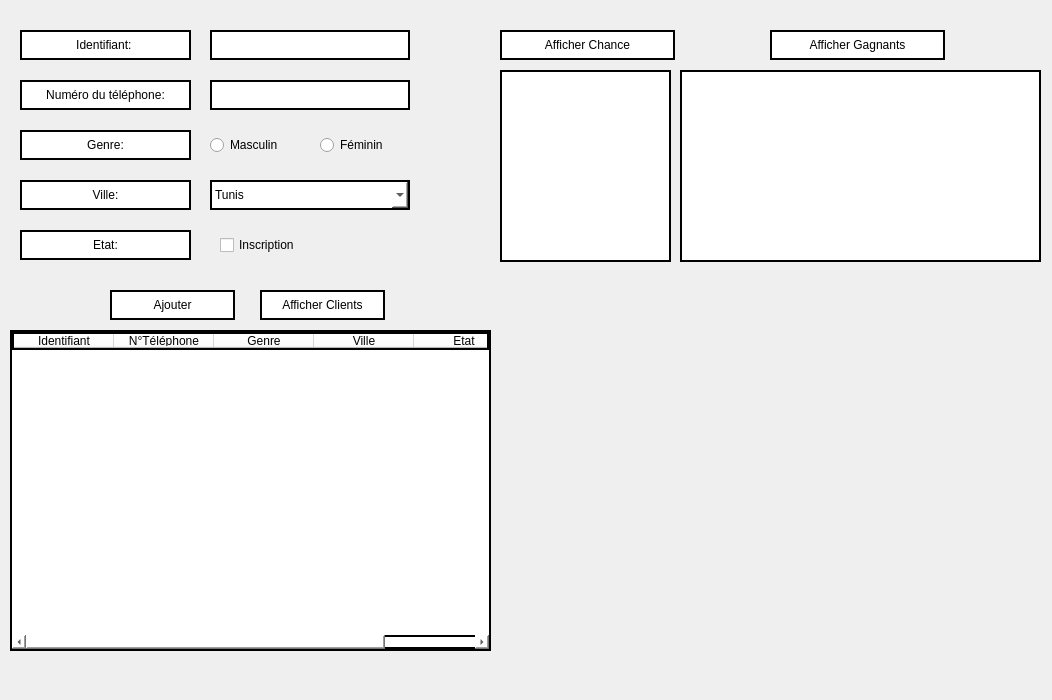
<?xml version="1.0" encoding="UTF-8"?>
<ui version="4.0">
 <class>Form</class>
 <widget class="QWidget" name="Form">
  <property name="geometry">
   <rect>
    <x>0</x>
    <y>0</y>
    <width>1052</width>
    <height>700</height>
   </rect>
  </property>
  <property name="windowTitle">
   <string>Form</string>
  </property>
  <widget class="QLabel" name="label">
   <property name="geometry">
    <rect>
     <x>20</x>
     <y>30</y>
     <width>171</width>
     <height>30</height>
    </rect>
   </property>
   <property name="styleSheet">
    <string notr="true">border: 2px solid black;
font: 75 11pt &quot;MS Shell Dlg 2&quot;;
background-color: white;</string>
   </property>
   <property name="text">
    <string>Identifiant: </string>
   </property>
   <property name="alignment">
    <set>Qt::AlignCenter</set>
   </property>
  </widget>
  <widget class="QLineEdit" name="Id">
   <property name="geometry">
    <rect>
     <x>210</x>
     <y>30</y>
     <width>200</width>
     <height>30</height>
    </rect>
   </property>
   <property name="styleSheet">
    <string notr="true">border: 2px solid black;
font: 75 11pt &quot;MS Shell Dlg 2&quot;;
background-color: white;</string>
   </property>
   <property name="alignment">
    <set>Qt::AlignCenter</set>
   </property>
  </widget>
  <widget class="QLabel" name="label_2">
   <property name="geometry">
    <rect>
     <x>20</x>
     <y>80</y>
     <width>171</width>
     <height>30</height>
    </rect>
   </property>
   <property name="styleSheet">
    <string notr="true">border: 2px solid black;
font: 75 11pt &quot;MS Shell Dlg 2&quot;;
background-color: white;</string>
   </property>
   <property name="text">
    <string>Numéro du téléphone:</string>
   </property>
   <property name="alignment">
    <set>Qt::AlignCenter</set>
   </property>
  </widget>
  <widget class="QLineEdit" name="Tel">
   <property name="geometry">
    <rect>
     <x>210</x>
     <y>80</y>
     <width>200</width>
     <height>30</height>
    </rect>
   </property>
   <property name="styleSheet">
    <string notr="true">border: 2px solid black;
font: 75 11pt &quot;MS Shell Dlg 2&quot;;
background-color: white;</string>
   </property>
   <property name="alignment">
    <set>Qt::AlignCenter</set>
   </property>
  </widget>
  <widget class="QLabel" name="label_3">
   <property name="geometry">
    <rect>
     <x>20</x>
     <y>130</y>
     <width>171</width>
     <height>30</height>
    </rect>
   </property>
   <property name="styleSheet">
    <string notr="true">border: 2px solid black;
font: 75 11pt &quot;MS Shell Dlg 2&quot;;
background-color: white;</string>
   </property>
   <property name="text">
    <string>Genre:</string>
   </property>
   <property name="alignment">
    <set>Qt::AlignCenter</set>
   </property>
  </widget>
  <widget class="QRadioButton" name="rM">
   <property name="geometry">
    <rect>
     <x>210</x>
     <y>130</y>
     <width>91</width>
     <height>30</height>
    </rect>
   </property>
   <property name="styleSheet">
    <string notr="true">font: 75 11pt &quot;MS Shell Dlg 2&quot;;</string>
   </property>
   <property name="text">
    <string>Masculin</string>
   </property>
  </widget>
  <widget class="QRadioButton" name="rF">
   <property name="geometry">
    <rect>
     <x>320</x>
     <y>130</y>
     <width>91</width>
     <height>30</height>
    </rect>
   </property>
   <property name="styleSheet">
    <string notr="true">font: 75 11pt &quot;MS Shell Dlg 2&quot;;</string>
   </property>
   <property name="text">
    <string>Féminin</string>
   </property>
  </widget>
  <widget class="QLabel" name="label_4">
   <property name="geometry">
    <rect>
     <x>20</x>
     <y>180</y>
     <width>171</width>
     <height>30</height>
    </rect>
   </property>
   <property name="styleSheet">
    <string notr="true">border: 2px solid black;
font: 75 11pt &quot;MS Shell Dlg 2&quot;;
background-color: white;</string>
   </property>
   <property name="text">
    <string>Ville:</string>
   </property>
   <property name="alignment">
    <set>Qt::AlignCenter</set>
   </property>
  </widget>
  <widget class="QComboBox" name="vll">
   <property name="geometry">
    <rect>
     <x>210</x>
     <y>180</y>
     <width>200</width>
     <height>30</height>
    </rect>
   </property>
   <property name="styleSheet">
    <string notr="true">border: 2px solid black;
font: 75 11pt &quot;MS Shell Dlg 2&quot;;
background-color: white;</string>
   </property>
   <item>
    <property name="text">
     <string>Tunis</string>
    </property>
   </item>
   <item>
    <property name="text">
     <string>Béja</string>
    </property>
   </item>
   <item>
    <property name="text">
     <string>Gafsa</string>
    </property>
   </item>
  </widget>
  <widget class="QLabel" name="label_5">
   <property name="geometry">
    <rect>
     <x>20</x>
     <y>230</y>
     <width>171</width>
     <height>30</height>
    </rect>
   </property>
   <property name="styleSheet">
    <string notr="true">border: 2px solid black;
font: 75 11pt &quot;MS Shell Dlg 2&quot;;
background-color: white;</string>
   </property>
   <property name="text">
    <string>Etat:</string>
   </property>
   <property name="alignment">
    <set>Qt::AlignCenter</set>
   </property>
  </widget>
  <widget class="QCheckBox" name="ett">
   <property name="geometry">
    <rect>
     <x>220</x>
     <y>230</y>
     <width>101</width>
     <height>30</height>
    </rect>
   </property>
   <property name="styleSheet">
    <string notr="true">font: 75 11pt &quot;MS Shell Dlg 2&quot;;
</string>
   </property>
   <property name="text">
    <string>Inscription</string>
   </property>
  </widget>
  <widget class="QPushButton" name="ajouter">
   <property name="geometry">
    <rect>
     <x>110</x>
     <y>290</y>
     <width>125</width>
     <height>30</height>
    </rect>
   </property>
   <property name="styleSheet">
    <string notr="true">border: 2px solid black;
font: 75 11pt &quot;MS Shell Dlg 2&quot;;
background-color: white;</string>
   </property>
   <property name="text">
    <string>Ajouter</string>
   </property>
  </widget>
  <widget class="QPushButton" name="afficherCl">
   <property name="geometry">
    <rect>
     <x>260</x>
     <y>290</y>
     <width>125</width>
     <height>30</height>
    </rect>
   </property>
   <property name="styleSheet">
    <string notr="true">border: 2px solid black;
font: 75 11pt &quot;MS Shell Dlg 2&quot;;
background-color: white;</string>
   </property>
   <property name="text">
    <string>Afficher Clients</string>
   </property>
  </widget>
  <widget class="QPushButton" name="afficherCh">
   <property name="geometry">
    <rect>
     <x>500</x>
     <y>30</y>
     <width>175</width>
     <height>30</height>
    </rect>
   </property>
   <property name="styleSheet">
    <string notr="true">border: 2px solid black;
font: 75 11pt &quot;MS Shell Dlg 2&quot;;
background-color: white;</string>
   </property>
   <property name="text">
    <string>Afficher Chance</string>
   </property>
  </widget>
  <widget class="QListWidget" name="listC">
   <property name="geometry">
    <rect>
     <x>500</x>
     <y>70</y>
     <width>171</width>
     <height>192</height>
    </rect>
   </property>
   <property name="styleSheet">
    <string notr="true">border: 2px solid black;
font: 75 11pt &quot;MS Shell Dlg 2&quot;;
background-color: white;</string>
   </property>
  </widget>
  <widget class="QPushButton" name="afficherG">
   <property name="geometry">
    <rect>
     <x>770</x>
     <y>30</y>
     <width>175</width>
     <height>30</height>
    </rect>
   </property>
   <property name="styleSheet">
    <string notr="true">border: 2px solid black;
font: 75 11pt &quot;MS Shell Dlg 2&quot;;
background-color: white;</string>
   </property>
   <property name="text">
    <string>Afficher Gagnants</string>
   </property>
  </widget>
  <widget class="QListWidget" name="listG">
   <property name="geometry">
    <rect>
     <x>680</x>
     <y>70</y>
     <width>361</width>
     <height>192</height>
    </rect>
   </property>
   <property name="styleSheet">
    <string notr="true">border: 2px solid black;
font: 75 11pt &quot;MS Shell Dlg 2&quot;;
background-color: white;</string>
   </property>
  </widget>
  <widget class="QTableWidget" name="tW">
   <property name="geometry">
    <rect>
     <x>10</x>
     <y>330</y>
     <width>481</width>
     <height>321</height>
    </rect>
   </property>
   <property name="styleSheet">
    <string notr="true">border: 2px solid black;
font: 75 11pt &quot;MS Shell Dlg 2&quot;;
background-color: white;</string>
   </property>
   <column>
    <property name="text">
     <string>Identifiant</string>
    </property>
   </column>
   <column>
    <property name="text">
     <string>N°Téléphone</string>
    </property>
   </column>
   <column>
    <property name="text">
     <string>Genre</string>
    </property>
   </column>
   <column>
    <property name="text">
     <string>Ville</string>
    </property>
   </column>
   <column>
    <property name="text">
     <string>Etat</string>
    </property>
   </column>
  </widget>
 </widget>
 <resources/>
 <connections/>
</ui>
